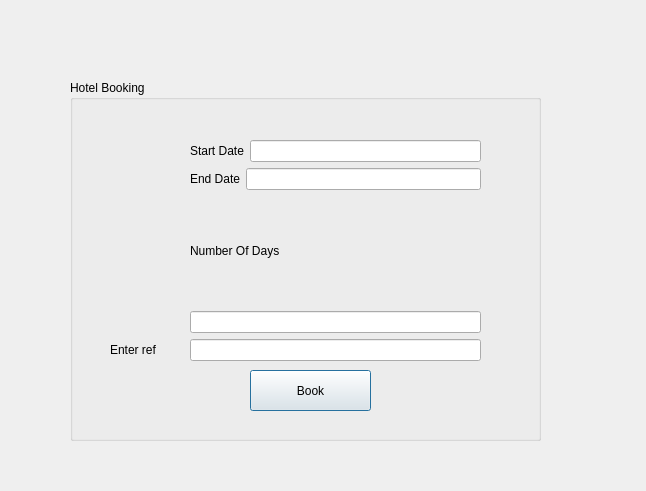
<?xml version="1.0" encoding="UTF-8"?>
<ui version="4.0">
 <class>HotelbookDialog</class>
 <widget class="QDialog" name="HotelbookDialog">
  <property name="geometry">
   <rect>
    <x>0</x>
    <y>0</y>
    <width>646</width>
    <height>491</height>
   </rect>
  </property>
  <property name="windowTitle">
   <string>Dialog</string>
  </property>
  <widget class="QGroupBox" name="groupBox">
   <property name="geometry">
    <rect>
     <x>70</x>
     <y>80</y>
     <width>471</width>
     <height>361</height>
    </rect>
   </property>
   <property name="title">
    <string>Hotel Booking</string>
   </property>
   <widget class="QPushButton" name="pushButton">
    <property name="geometry">
     <rect>
      <x>180</x>
      <y>290</y>
      <width>121</width>
      <height>41</height>
     </rect>
    </property>
    <property name="text">
     <string>Book</string>
    </property>
   </widget>
   <widget class="QWidget" name="layoutWidget">
    <property name="geometry">
     <rect>
      <x>120</x>
      <y>60</y>
      <width>291</width>
      <height>221</height>
     </rect>
    </property>
    <layout class="QVBoxLayout" name="verticalLayout">
     <item>
      <layout class="QHBoxLayout" name="horizontalLayout">
       <item>
        <widget class="QLabel" name="label">
         <property name="text">
          <string>Start Date</string>
         </property>
        </widget>
       </item>
       <item>
        <widget class="QLineEdit" name="lineEdit_startdate"/>
       </item>
      </layout>
     </item>
     <item>
      <layout class="QHBoxLayout" name="horizontalLayout_2">
       <item>
        <widget class="QLabel" name="label_2">
         <property name="text">
          <string>End Date</string>
         </property>
        </widget>
       </item>
       <item>
        <widget class="QLineEdit" name="lineEdit_enddate"/>
       </item>
      </layout>
     </item>
     <item>
      <widget class="QLabel" name="label_3">
       <property name="text">
        <string>Number Of Days</string>
       </property>
      </widget>
     </item>
     <item>
      <widget class="QLineEdit" name="lineEdit_numofdays"/>
     </item>
     <item>
      <widget class="QLineEdit" name="lineEdit_ref"/>
     </item>
    </layout>
   </widget>
   <widget class="QLabel" name="label_4">
    <property name="geometry">
     <rect>
      <x>40</x>
      <y>260</y>
      <width>63</width>
      <height>20</height>
     </rect>
    </property>
    <property name="text">
     <string>Enter ref</string>
    </property>
   </widget>
  </widget>
 </widget>
 <resources/>
 <connections/>
</ui>
